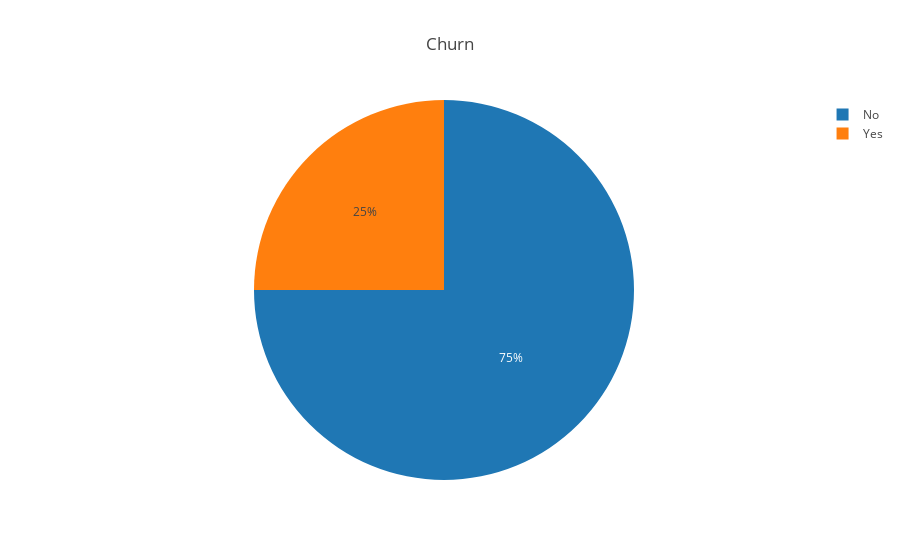

Notebook cell for this chart:
### Code cell
product_data = [go.Pie(
            labels=labels_data_plot,
            values=values_data_plot,
    )]

product_layout = go.Layout(
    title='Churn',
)

fig = go.Figure(data=product_data, layout=product_layout)
iplot(fig)

### Figure 1 — Plotly figure (JSON) as saved in the notebook; plotly's stock layout.template omitted (floating-point values rounded to 4 significant figures)
{"data": [{"labels": ["No", "Yes"], "type": "pie", "values": [111, 37]}], "layout": {"title": "Churn"}}
